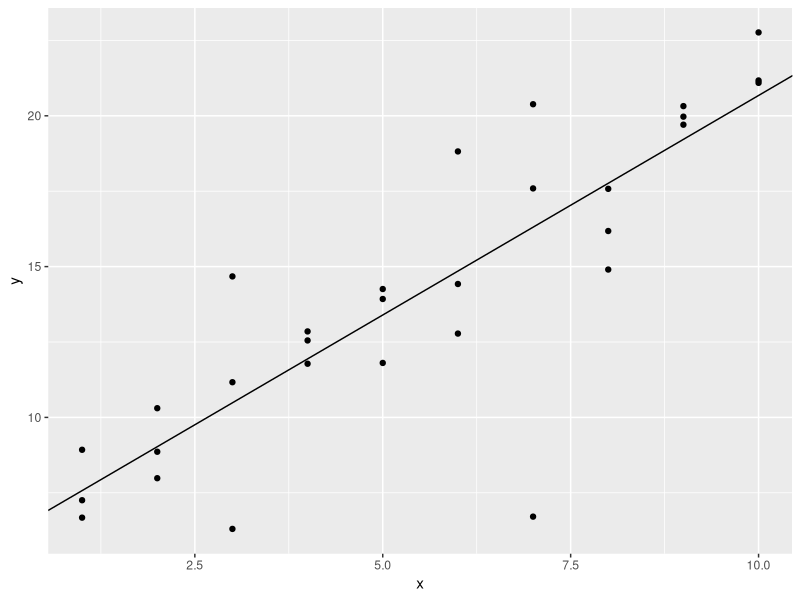
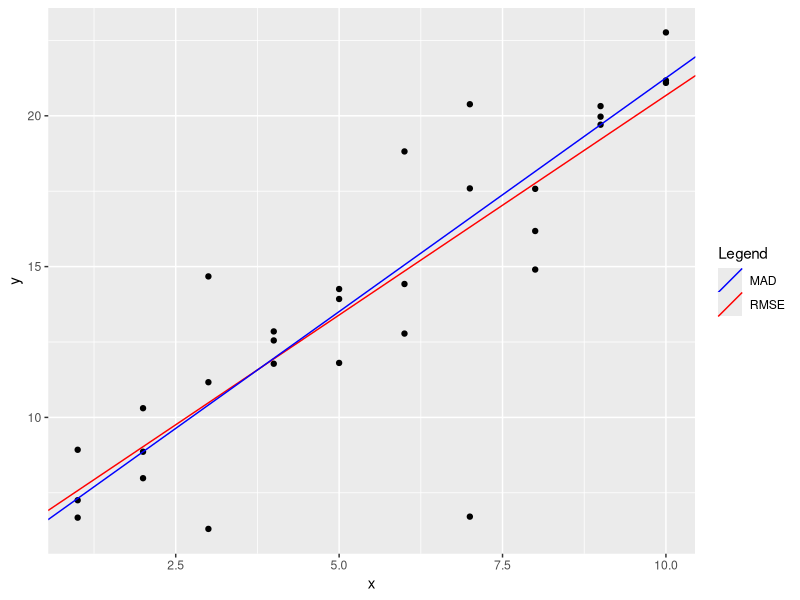

Recreate these plots in R, in order. (Note: this script raises an error after producing the figures.)
library(tidyverse)
library(modelr)


# 23.2.1 Exercises ------------------------------------------------------------------

# 1. One downside of the linear model is that it is sensitive to unusual values 
# because the distance incorporates a squared term. 

sim1a <- tibble(
  x = rep(1:10, each = 3),
  y = x * 1.5 + 6 + rt(length(x), df = 2)
)

# Fit a linear model to the simulated data below, and visualise the results. 
mod_res = lm(formula = y ~ x,data = sim1a)                   # using the lm function to get the intercept and slope
int0 = as.vector(coef(mod_res)[1])                           # intercept
sl0 = as.vector(coef(mod_res)[2])                             # slope

# draw the model and the data
ggplot(data = sim1a,mapping = aes(x,y)) + 
  geom_point() +
  geom_abline(aes(intercept = int0, slope = sl0))

# Rerun a few times to generate different simulated datasets. 
# What do you notice about the model?

# Answer 
# simulating new data and visualizing the  model for couple of times, tells us that the best fit model,
# is heavily dependent on outlier values and tend to move towards the values and away from the most of the data.



# 2. One way to make linear models more robust is to use a different distance measure.
# For example, instead of root-mean-squared distance, you could use mean-absolute distance:

# Answer :

model1 <- function(a, data) {           # Arbitrarily defined model
  a[1] + data$x * a[2]
}

measure_distance <- function(mod, data) {   # RMSE replaced by MAD 
  diff <- data$y - model1(mod, data)
  mean(abs(diff))
}

# Use optim() to fit this model to the simulated data above and compare it to the linear model.
# Finding a good model using optim function
good_model1 <- optim(c(0,0),measure_distance,data = sim1a)
int1 <- good_model1$par[1]               # new intercept
sl1 <- good_model1$par[2]                # new slope     

colors = c("RMSE" = "red","MAD" = "blue")  # A vector to store color for different plotting method

# Plotting RMSE and MAD together
ggplot(data = sim1a,mapping = aes(x,y)) + 
  geom_point() +
  geom_abline(aes(intercept = int0, slope = sl0, color = "RMSE")) +
  geom_abline(aes(intercept = int1, slope = sl1, color = "MAD" )) +
  labs(color = "Legend") +
  scale_color_manual(values = colors)

# Answer : MAD seems to be better statistic than RMSE being used in LM function


# 3. One challenge with performing numerical optimisation is that it’s only guaranteed to find one local optimum. 
# What’s the problem with optimising a three parameter model like this?

model1 <- function(a, data) {
  a[1] + data$x * a[2] + a[3]
}

# Answer : 
good_model2 <- optim(c(0,0),measure_distance,data = sim1a)      # error
# If we use optim function on the above model, it throws an error : 
# Error in optim(c(0, 0), measure_distance, data = sim1a) :  function cannot be evaluated at initial parameters
# This is because only 2 initialization points c(0,0) is provided
# It is possible to get a solution for this by providing 3 initialization points c(0,0,0) as below
good_model2 <- optim(c(0,0,0),measure_distance,data = sim1a)    # success